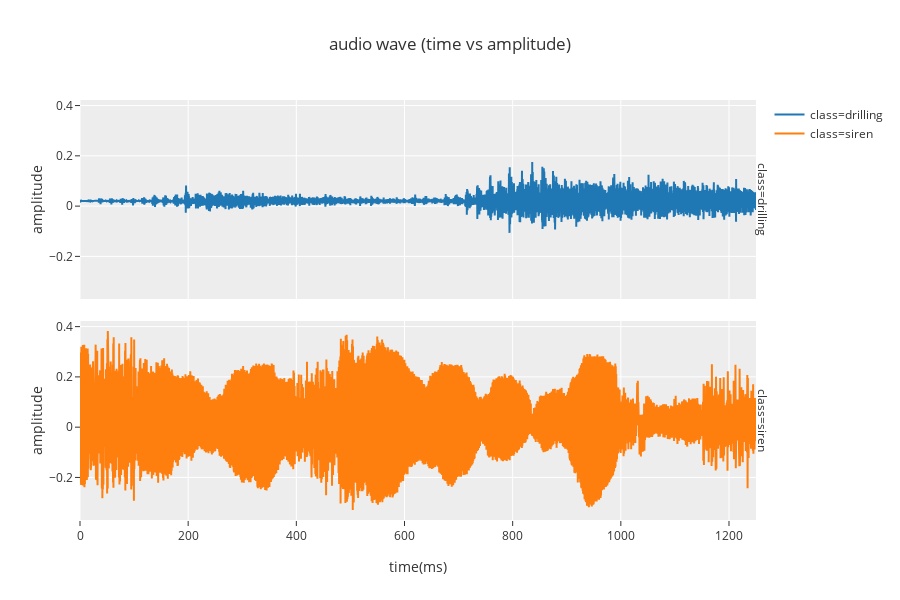

Notebook source saved alongside this figure:
### Code cell
wave1= load_audio_file(train_file_to_label['train_file_paths'][2], input_length=16000*4)
wave2= load_audio_file(train_file_to_label['train_file_paths'][3], input_length=16000*4)
plot_audio(wave1,wave2)

### Figure 1 — Plotly figure (JSON) as saved in the notebook; plotly's stock layout.template omitted (floating-point values rounded to 4 significant figures; data arrays with more than 128 entries replaced by an {"elided": "..."} marker saying what was removed)
{"data": [{"hovertemplate": "class=drilling<br>class=drilling<br>time(ms)=%{x}<br>amplitude=%{y}<extra></extra>", "legendgroup": "class=drilling", "line": {"color": "#1f77b4", "dash": "solid"}, "mode": "lines", "name": "class=drilling", "showlegend": true, "type": "scatter", "uid": "f9b82a71-6988-46d6-a08b-2e60a6c5f68c", "x": {"elided": "20000 float values"}, "xaxis": "x", "y": {"elided": "20000 float values"}, "yaxis": "y"}, {"hovertemplate": "class=siren<br>class=siren<br>time(ms)=%{x}<br>amplitude=%{y}<extra></extra>", "legendgroup": "class=siren", "line": {"color": "#ff7f0e", "dash": "solid"}, "mode": "lines", "name": "class=siren", "showlegend": true, "type": "scatter", "uid": "c808dc89-7cc6-48c0-b280-9dbe5125bff7", "x": {"elided": "20000 float values"}, "xaxis": "x", "y": {"elided": "20000 float values"}, "yaxis": "y2"}], "layout": {"annotations": [{"showarrow": false, "text": "class=drilling", "textangle": 90, "x": 1.01, "xanchor": "center", "xref": "paper", "y": 0.7632, "yanchor": "middle", "yref": "paper"}, {"showarrow": false, "text": "class=siren", "textangle": 90, "x": 1.01, "xanchor": "center", "xref": "paper", "y": 0.2368, "yanchor": "middle", "yref": "paper"}], "grid": {"xaxes": ["x"], "xgap": 0.1, "xside": "bottom", "yaxes": ["y", "y2"], "ygap": 0.1, "yside": "left"}, "height": 600, "legend": {"tracegroupgap": 0}, "title": {"text": "audio wave (time vs amplitude)"}, "xaxis": {"title": {"text": "time(ms)"}}, "yaxis": {"title": {"text": "amplitude"}}, "yaxis2": {"matches": "y", "title": {"text": "amplitude"}}}}
